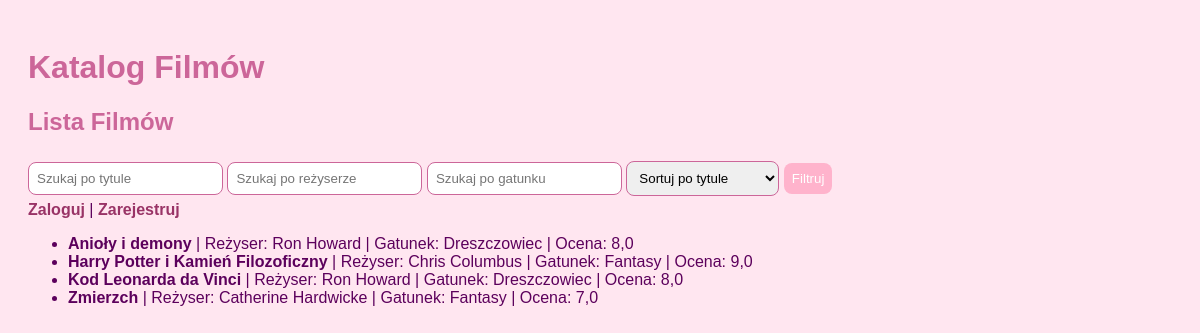
The page / on the database its author committed.
### movies/models.py (models this page shows, shortened)
class Movie(models.Model):
    title = models.CharField("Tytuł",max_length=200)
    director = models.CharField("Reżyser",max_length=100)
    rating = models.FloatField("Ocena")
    genre = models.CharField("Gatunek",max_length=100, default='Brak')

### movies/views.py (the view)
# urls.py: path('', views.movie_list, name='movie_list'),
def movie_list(request):
    query = request.GET.get('q')
    director = request.GET.get('director')
    genre = request.GET.get('genre')
    sort_by = request.GET.get('sort', 'title')
    movies = Movie.objects.all()
    if query:
        movies = movies.filter(Q(title__icontains=query))
    if director:
        movies = movies.filter(director__icontains=director)
    if genre:
        movies = movies.filter(genre__icontains=genre)
    if sort_by:
        movies = movies.order_by(sort_by)
    return render(request, 'movies/movie_list.html', {'movies': movies})

### movies/templates/movies/movie_list.html (shortened to what this page needs)
{% extends 'movies/base.html' %}
{% block content %}
<h2>Lista Filmów</h2>
<form method="get" action="">
    <input type="text" name="q" placeholder="Szukaj po tytule" value="{{ request.GET.q }}">
    <input type="text" name="director" placeholder="Szukaj po reżyserze" value="{{ request.GET.director }}">
    <input type="text" name="genre" placeholder="Szukaj po gatunku" value="{{ request.GET.genre }}">
    <select name="sort">
        <option value="title" {% if request.GET.sort == 'title' %}selected{% endif %}>Sortuj po tytule</option>
    </select>
    <button type="submit">Filtruj</button>
</form>
{% if user.is_authenticated %}
    <a href="{% url 'movie_create' %}">Dodaj film</a> |
    <a href="{% url 'logout' %}">Wyloguj</a>
{% else %}
    <a href="{% url 'login' %}">Zaloguj</a> |
    <a href="{% url 'register' %}">Zarejestruj</a>
{% endif %}
<ul>
    {% for movie in movies %}
        <li>
            <strong>{{ movie.title }}</strong> | Reżyser: {{ movie.director }} | Gatunek: {{ movie.genre }} | Ocena: {{ movie.rating }}
        </li>
    {% endfor %}
</ul>
{% endblock %}

### movies/templates/movies/base.html (shortened to what this page needs)
<!DOCTYPE html>
<html>
<head>
    {% load static %}
<link rel="stylesheet" href="{% static 'movies/style.css' %}">
</head>
<body>
    <h1>Katalog Filmów</h1>
    {% block content %}{% endblock %}
</body>
</html>

### movies/static/movies/style.css (style rules this page uses)
body { font-family: Arial, sans-serif; background-color: #ffe6f0; color: #5c005c; padding: 20px; }
h1, h2 { color: #cc6699; }
form input, form select, form button { padding: 8px; margin: 5px 0; border: 1px solid #cc6699; border-radius: 8px; }
form button { background-color: #ffb3cc; color: white; border: none; cursor: pointer; }
a { color: #993366; text-decoration: none; font-weight: bold; }

### rows shown on the page
Movie: title "Anioły i demony", director "Ron Howard", genre "Dreszczowiec", rating "8,0"
Movie: title "Harry Potter i Kamień Filozoficzny", director "Chris Columbus", genre "Fantasy", rating "9,0"
Movie: title "Kod Leonarda da Vinci", director "Ron Howard", genre "Dreszczowiec", rating "8,0"
Movie: title "Zmierzch", director "Catherine Hardwicke", genre "Fantasy", rating "7,0"
